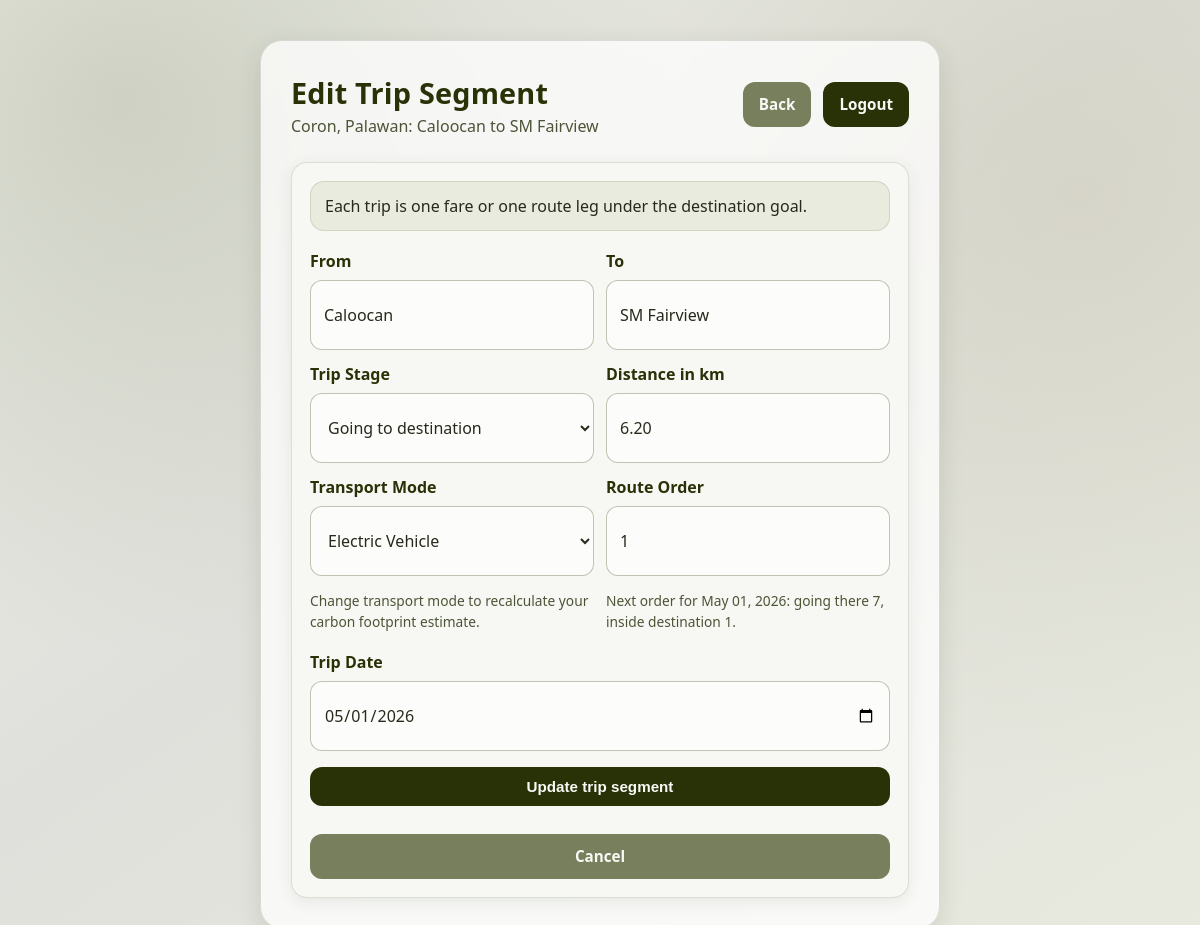
Screenshot of /trip_edit.php?id=16 (signed in) with the database file from the repository.
### tables this page shows
CREATE TABLE `trips` (
  `trip_id` int(11) NOT NULL AUTO_INCREMENT,
  `user_id` int(11) NOT NULL,
  `trip_name` varchar(150) NOT NULL,
  `origin` varchar(150) NOT NULL,
  `trip_date` date DEFAULT NULL,
  `total_carbon_est` decimal(10,2) NOT NULL DEFAULT 0.00,
  `created_at` timestamp NOT NULL DEFAULT current_timestamp(),
  PRIMARY KEY (`trip_id`)
);

CREATE TABLE `destinations` (
  `id` int(11) NOT NULL AUTO_INCREMENT,
  `name` varchar(100) NOT NULL,
  `eco_rating` int(11) NOT NULL,
  `transport_tips` text NOT NULL,
  `photo_path` varchar(255) DEFAULT NULL,
  PRIMARY KEY (`id`)
);

CREATE TABLE `itinerary_items` (
  `item_id` int(11) NOT NULL AUTO_INCREMENT,
  `trip_id` int(11) NOT NULL,
  `dest_id` int(11) NOT NULL,
  `transport_mode` varchar(30) NOT NULL,
  `is_eco_friendly` tinyint(1) NOT NULL DEFAULT 0,
  `sequence_order` int(11) NOT NULL DEFAULT 1,
  `distance_km` decimal(10,2) NOT NULL DEFAULT 0.00,
  `carbon_est` decimal(10,2) NOT NULL DEFAULT 0.00,
  `trip_stage` varchar(30) NOT NULL DEFAULT 'to_destination',
  `created_at` timestamp NOT NULL DEFAULT current_timestamp(),
  PRIMARY KEY (`item_id`),
  KEY `trip_id` (`trip_id`),
  KEY `dest_id` (`dest_id`)
);

### trip_segment_helper.php (called while the page is built, shortened)
<?php
function travel_get_destination_id_column(mysqli $conn): string
{
    $column = 'id';
    $columns = $conn->query('SHOW COLUMNS FROM destinations');
    if ($columns) {
        while ($row = $columns->fetch_assoc()) {
            if (($row['Field'] ?? '') === 'id') {
                $column = 'id';
            }
        }
    }
    return $column;
}
function travel_is_valid_trip_date(string $tripDate): bool
{
    $date = DateTime::createFromFormat('Y-m-d', $tripDate);
    return $date instanceof DateTime && $date->format('Y-m-d') === $tripDate;
}
function travel_get_trip_date_value(?string $tripDate, ?string $createdAt = null): string
{
    if (is_string($tripDate) && $tripDate !== '' && travel_is_valid_trip_date($tripDate)) {
        return $tripDate;
    }
    return travel_get_default_trip_date();
}
function travel_format_trip_date(?string $tripDate, ?string $createdAt = null): string
{
    return date('M d, Y', strtotime(travel_get_trip_date_value($tripDate, $createdAt)));
}
function travel_get_stage_options(): array
{
    return [
        'to_destination' => [
            'label' => 'Going to destination',
            'description' => 'Use this for the fares or route segments that get you to the destination goal.',
        ],
        'inside_destination' => [
            'label' => 'Inside destination',
            'description' => 'Use this for local rides or commute fares after you arrive there.',
        ],
    ];
}
function travel_get_next_sequence_order(mysqli $conn, int $destId, string $tripStage, ?int $ignoreTripId = null, ?string $tripDate = null): int
{
    $tripDateValue = travel_get_trip_date_value($tripDate);
    if ($ignoreTripId !== null && $ignoreTripId > 0) {
        $stmt = $conn->prepare(
            'SELECT COALESCE(MAX(i.sequence_order), 0) AS max_order
            FROM itinerary_items i
            INNER JOIN trips t ON t.trip_id = i.trip_id
            WHERE i.dest_id = ? AND i.trip_stage = ? AND COALESCE(t.trip_date, DATE(t.created_at)) = ? AND i.trip_id <> ?'
        );
        $stmt->bind_param('issi', $destId, $tripStage, $tripDateValue, $ignoreTripId);
    }
    $stmt->execute();
    $result = $stmt->get_result();
    $row = $result ? $result->fetch_assoc() : null;
    return ((int) ($row['max_order'] ?? 0)) + 1;
}
function travel_build_next_order_help(mysqli $conn, int $destId, ?string $tripDate = null, ?int $ignoreTripId = null): string
{
    $tripDateValue = travel_get_trip_date_value($tripDate);
    $goingThereOrder = travel_get_next_sequence_order($conn, $destId, 'to_destination', $ignoreTripId, $tripDateValue);
    $insideDestinationOrder = travel_get_next_sequence_order($conn, $destId, 'inside_destination', $ignoreTripId, $tripDateValue);
    return sprintf(
        'Next order for %s: going there %d, inside destination %d.',
        travel_format_trip_date($tripDateValue),
        $goingThereOrder,
        $insideDestinationOrder
    );
}

### trip_edit.php (the view, shortened to what this page needs)
<?php
require 'db.php';
require 'trip_segment_helper.php';
function trip_escape($value): string
{
    return htmlspecialchars((string) $value, ENT_QUOTES, 'UTF-8');
}
$destinationIdColumn = travel_get_destination_id_column($conn);
$transportModes = travel_get_transport_modes();
$stageOptions = travel_get_stage_options();
$tripId = (int) ($_GET['id'] ?? 0);
$stmt = $conn->prepare(
    "SELECT
        t.*,
        i.dest_id,
        i.distance_km,
        i.transport_mode,
        i.trip_stage,
        i.sequence_order,
        d.name AS destination_name,
        d.eco_rating
    FROM trips t
    INNER JOIN itinerary_items i ON i.trip_id = t.trip_id
    LEFT JOIN destinations d ON d.{$destinationIdColumn} = i.dest_id
    WHERE t.trip_id = ? AND t.user_id = ?
    LIMIT 1"
);
$stmt->bind_param('ii', $tripId, $_SESSION['user_id']);
$stmt->execute();
$result = $stmt->get_result();
$trip = $result ? $result->fetch_assoc() : null;
$destId = (int) ($trip['dest_id'] ?? 0);
$destinationName = (string) ($trip['destination_name'] ?? 'Destination');
$formValues = [
    'trip_name' => $trip['trip_name'] ?? '',
    'origin' => $trip['origin'] ?? '',
    'trip_date' => travel_get_trip_date_value((string) ($trip['trip_date'] ?? ''), (string) ($trip['created_at'] ?? '')),
    'distance_km' => $trip['distance_km'] ?? '',
    'transport_mode' => $trip['transport_mode'] ?? 'train',
    'trip_stage' => $trip['trip_stage'] ?? 'to_destination',
    'sequence_order' => $trip['sequence_order'] ?? 1,
];
$routeOrderHelpText = travel_build_next_order_help($conn, $destId, (string) $formValues['trip_date'], $tripId);
?>
<!DOCTYPE html>
<html>
<head>
    <link rel="stylesheet" href="style.css">
</head>
<body>
    <div class="page-shell">
        <div class="container" style="max-width: 680px;">
            <header class="topbar">
                <div>
                    <h1>Edit Trip Segment</h1>
                    <p><?php echo trip_escape($destinationName); ?>: <?php echo trip_escape($trip['origin'] ?? ''); ?> to <?php echo trip_escape($trip['trip_name'] ?? ''); ?></p>
                </div>
                <div class="topbar-actions">
                    <a class="button button-secondary" href="destination_detail.php?id=<?php echo $destId; ?>">Back</a>
                    <a class="button" href="logout.php">Logout</a>
                </div>
            </header>
            <section class="panel card">
                <p class="helper-note">Each trip is one fare or one route leg under the destination goal.</p>
                <form method="POST" class="planner-form trip-segment-form">
                    <div class="field-grid trip-segment-grid">
                        <div class="field">
                            <label for="origin">From</label>
                            <input type="text" id="origin" name="origin" placeholder="Your location" value="<?php echo trip_escape($formValues['origin']); ?>" required>
                        </div>
                        <div class="field">
                            <label for="trip_name">To</label>
                            <input type="text" id="trip_name" name="trip_name" placeholder="Next stop" value="<?php echo trip_escape($formValues['trip_name']); ?>" required>
                        </div>
                        <div class="field">
                            <label for="trip_stage">Trip Stage</label>
                            <select id="trip_stage" name="trip_stage" required>
                                <?php foreach ($stageOptions as $key => $data): ?>
                                    <option value="<?php echo trip_escape($key); ?>" <?php echo $formValues['trip_stage'] === $key ? 'selected' : ''; ?>>
                                        <?php echo trip_escape($data['label']); ?>
                                    </option>
                                <?php endforeach; ?>
                            </select>
                        </div>
                        <div class="field">
                            <label for="distance_km">Distance in km</label>
                            <input type="number" id="distance_km" name="distance_km" min="0.1" step="0.1" value="<?php echo trip_escape($formValues['distance_km']); ?>" required>
                        </div>
                        <div class="field">
                            <label for="transport_mode">Transport Mode</label>
                            <select id="transport_mode" name="transport_mode" required>
                                <?php foreach ($transportModes as $key => $data): ?>
                                    <option value="<?php echo trip_escape($key); ?>" <?php echo $formValues['transport_mode'] === $key ? 'selected' : ''; ?>>
                                        <?php echo trip_escape($data['label']); ?>
                                    </option>
                                <?php endforeach; ?>
                            </select>
                            <p class="field-help field-help-balance">Change transport mode to recalculate your carbon footprint estimate.</p>
                        </div>
                        <div class="field">
                            <label for="sequence_order">Route Order</label>
                            <input type="number" id="sequence_order" name="sequence_order" min="1" step="1" value="<?php echo trip_escape($formValues['sequence_order']); ?>">
                            <p class="field-help field-help-balance"><?php echo trip_escape($routeOrderHelpText); ?></p>
                        </div>
                        <div class="field field-full field-trip-date">
                            <label for="trip_date">Trip Date</label>
                            <input type="date" id="trip_date" name="trip_date" value="<?php echo trip_escape($formValues['trip_date']); ?>" required>
                        </div>
                    </div>
                    <button type="submit">Update trip segment</button>
                    <a href="destination_detail.php?id=<?php echo $destId; ?>" class="button button-secondary" style="display: block; text-align: center; margin-top: 12px;">Cancel</a>
                </form>
            </section>
        </div>
    </div>
</body>
</html>

### style.css (style rules this page uses)
:root { --c-deep-olive: #293207; --c-olive: #787f5d; --c-sand: #c8c3ad; --c-mist-green: #d3d9bf; --c-fog: #dfe0db; --bg-main: linear-gradient(145deg, #eef0e8 0%, var(--c-fog) 45%, #e8eadf 100%); --text-main: #252a1b; --text-soft: #4c5437; --surface: rgba(255, 255, 255, 0.75); --surface-strong: #f7f8f3; --border-soft: rgba(41, 50, 7, 0.15); --shadow-1: 0 8px 24px rgba(41, 50, 7, 0.12); --shadow-2: 0 18px 48px rgba(41, 50, 7, 0.2); }
* { box-sizing: border-box; }
html, body { margin: 0; padding: 0; min-height: 100%; }
body { font-family: "Segoe UI", "Noto Sans", "Trebuchet MS", sans-serif; color: var(--text-main); background: var(--bg-main); line-height: 1.5; }
.page-shell { min-height: 100vh; padding: 40px 20px; background-image: radial-gradient(circle at 10% 10%, rgba(120, 127, 93, 0.25) 0%, transparent 40%), radial-gradient(circle at 90% 20%, rgba(200, 195, 173, 0.4) 0%, transparent 45%); }
.container { width: min(1040px, 100%); margin: 0 auto; border-radius: 22px; background: var(--surface); backdrop-filter: blur(6px); border: 1px solid var(--border-soft); box-shadow: var(--shadow-1); padding: 30px; animation: rise-in 0.55s ease-out; }
.topbar { display: grid; grid-template-columns: 1fr auto; gap: 10px 16px; align-items: center; margin-bottom: 24px; }
.topbar-actions { display: flex; gap: 12px; justify-content: flex-end; flex-wrap: wrap; }
.topbar h1 { margin: 0; font-size: clamp(1.7rem, 2.4vw, 2.3rem); color: var(--c-deep-olive); letter-spacing: 0.2px; }
.topbar p { margin: 0; grid-column: 1; color: var(--text-soft); }
.panel { padding: 22px; }
.planner-form { display: grid; gap: 16px; margin-top: 18px; }
.field-grid { display: grid; grid-template-columns: repeat(2, minmax(0, 1fr)); gap: 12px; }
.field { display: grid; gap: 7px; }
.field-full { grid-column: 1 / -1; }
.field label { font-weight: 600; color: var(--c-deep-olive); }
input[type="text"], input[type="password"], input[type="number"], input[type="date"], select, textarea { width: 100%; border: 1px solid rgba(120, 127, 93, 0.45); border-radius: 12px; background: #fcfcfa; color: var(--text-main); font-size: 1rem; padding: 12px 13px; outline: none; transition: border-color 0.2s ease, box-shadow 0.2s ease; font-family: inherit; }
.card { background: var(--surface-strong); border-radius: 16px; border: 1px solid rgba(120, 127, 93, 0.22); box-shadow: 0 4px 16px rgba(41, 50, 7, 0.09); padding: 18px; transition: transform 0.2s ease, box-shadow 0.2s ease; }
button, .button { display: inline-flex; justify-content: center; align-items: center; gap: 8px; border: 0; border-radius: 12px; background: var(--c-deep-olive); color: #f8f9f5; font-weight: 600; font-size: 0.95rem; text-decoration: none; cursor: pointer; padding: 11px 16px; transition: transform 0.2s ease, box-shadow 0.2s ease, background-color 0.2s ease; }
.button-secondary { background: var(--c-olive); }
a { color: var(--c-deep-olive); text-underline-offset: 3px; }
.field-help { margin: 8px 0 0; color: var(--text-soft); font-size: 0.86rem; }
.field-help-balance { min-height: 3.4em; }
.trip-segment-grid input[type="text"], .trip-segment-grid input[type="number"], .trip-segment-grid input[type="date"], .trip-segment-grid select { min-height: 70px; }
.helper-note { margin: 0; padding: 12px 14px; border-radius: 14px; background: rgba(211, 217, 191, 0.42); border: 1px solid rgba(120, 127, 93, 0.2); color: var(--text-main); }

### rows the page displays
trips: destinations.name "Coron, Palawan", origin "Caloocan", trip_name "SM Fairview", distance_km "6.20", sequence_order "1", trip_date "05/01/2026"
itinerary_items: trip_stage "Going to destination", transport_mode "Electric Vehicle"

### other values shown
trip_escape($routeOrderHelpText) "Next order for May 01, 2026: going there 7, inside destination 1."
